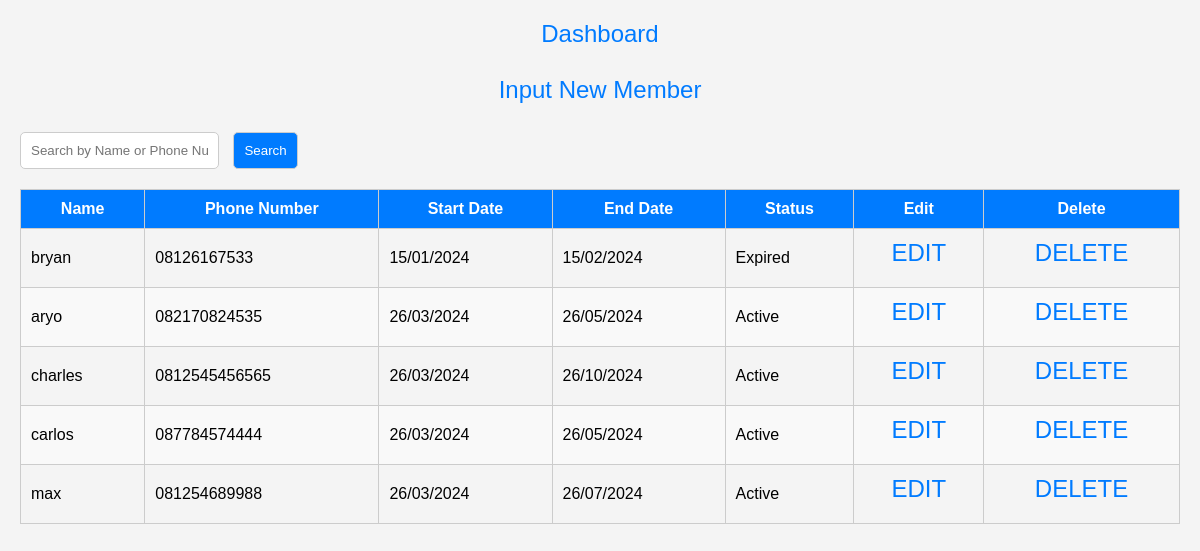
The page /member.php on the database its author committed.
### tables this page shows
CREATE TABLE `members` (
  `id` int(11) NOT NULL,
  `name` varchar(100) NOT NULL,
  `phone_number` varchar(100) NOT NULL,
  `start_date` date NOT NULL,
  `end_date` date NOT NULL
);

### member.php (the view, shortened to what this page needs)
<?php
include "conn.php";
$currentdate = date('Y-m-d');
if (isset($_GET['search'])) {
  $search = $_GET['search'];
$sql = "SELECT * FROM members WHERE name LIKE '%$search%' OR phone_number LIKE '%$search%'";
} else {
  $sql  = "SELECT * FROM members"; }
$query = mysqli_query($conn, $sql);
?>
<!DOCTYPE html>
<html lang="en">
<head>
</head>
<body>
  <a href="index.php">Dashboard</a><br>
  <a href="input_member.php">Input New Member</a><br>
  <form action="" method="GET">
    <input type="text" name="search" placeholder="Search by Name or Phone Number">
    <button type="Submit">Search</button>
  </form>
  <table>
    <thead>
      <tr>
        <th>Name</th>
        <th>Phone Number</th>
        <th>Start Date</th>
        <th>End Date</th>
        <th>Status</th>
        <th>Edit</th>
        <th>Delete</th>
      </tr>
    </thead>
    <tbody>
      <?php while  ($data=mysqli_fetch_array($query)) { ?>
      <?php
        $status = '';
        if ($currentdate >= $data['start_date'] && $currentdate <= $data['end_date']) {
          $status = 'Active';
        } elseif ($currentdate > $data['end_date']) {
          $status = "Expired";
        }
        ?>
        <tr>
          <td><?php echo $data['name'];?></td>
          <td><?php echo $data['phone_number'];?></td>
          <td><?php echo date('d/m/Y', strtotime($data['start_date']));?></td>
          <td><?php echo date('d/m/Y', strtotime($data['end_date']));?></td>
          <td><?php echo $status; ?></td>
          <td><a href="edit_member.php?id=<?php echo $data['id'];?>">EDIT</a></td>
          <td><a href="delete_member.php?id=<?php echo $data['id'];?>">DELETE</a></td>
        </tr>
      <?php } ?>
    </tbody>
  </table>
</body>
</html>

### member.php (style rules this page uses)
body { font-family: Arial, sans-serif; background-color: #f4f4f4; margin: 0; padding: 20px; }
a { display: block; margin-bottom: 10px; text-decoration: none; color: #007bff; font-size: 24px; text-align: center; }
form { margin-bottom: 20px; }
input[type="text"], button { padding: 10px; border: 1px solid #ccc; border-radius: 5px; margin-right: 10px; }
button { background-color: #007bff; color: #fff; cursor: pointer; transition: background-color 0.3s ease; }
table { width: 100%; border-collapse: collapse; }
th, td { padding: 10px; border: 1px solid #ccc; }
th { background-color: #007bff; color: #fff; }
tr:nth-child(even) { background-color: #f9f9f9; }

### rows shown on the page
members: name "bryan", phone_number "08126167533", start_date "15/01/2024", end_date "15/02/2024", status "Expired"
members: name "aryo", phone_number "082170824535", start_date "26/03/2024", end_date "26/05/2024", status "Active"
members: name "charles", phone_number "0812545456565", start_date "26/03/2024", end_date "26/10/2024", status "Active"
members: name "carlos", phone_number "087784574444", start_date "26/03/2024", end_date "26/05/2024", status "Active"
members: name "max", phone_number "081254689988", start_date "26/03/2024", end_date "26/07/2024", status "Active"
